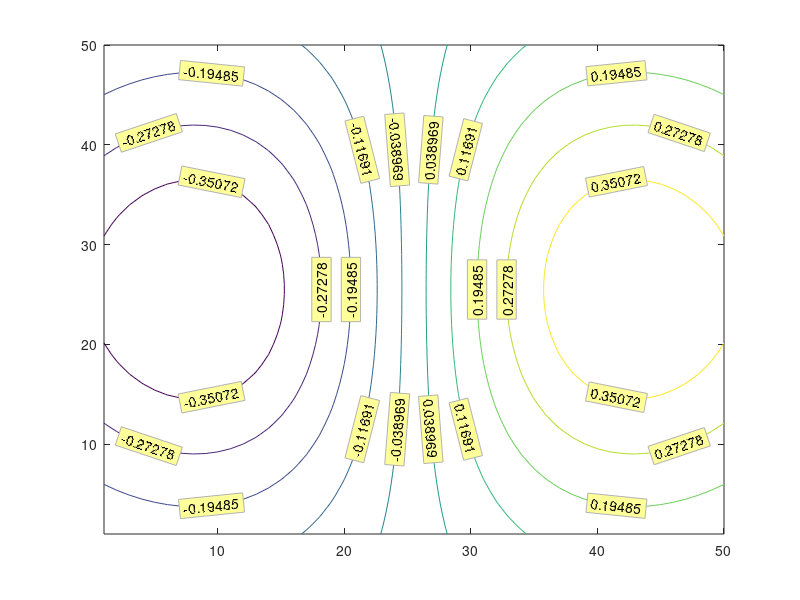

The MATLAB source for this figure: (Note: this script raises an error after producing the figure.)
0
[x,y] = meshgrid(linspace(-1,1,50));
z = x.*exp(-(x.^2+y.^2));
h = contour(z);
clabel(h,'backgroundcolor',[1,1,.6],'edgecolor',[.7,.7,.7]);
mprint clabel1
